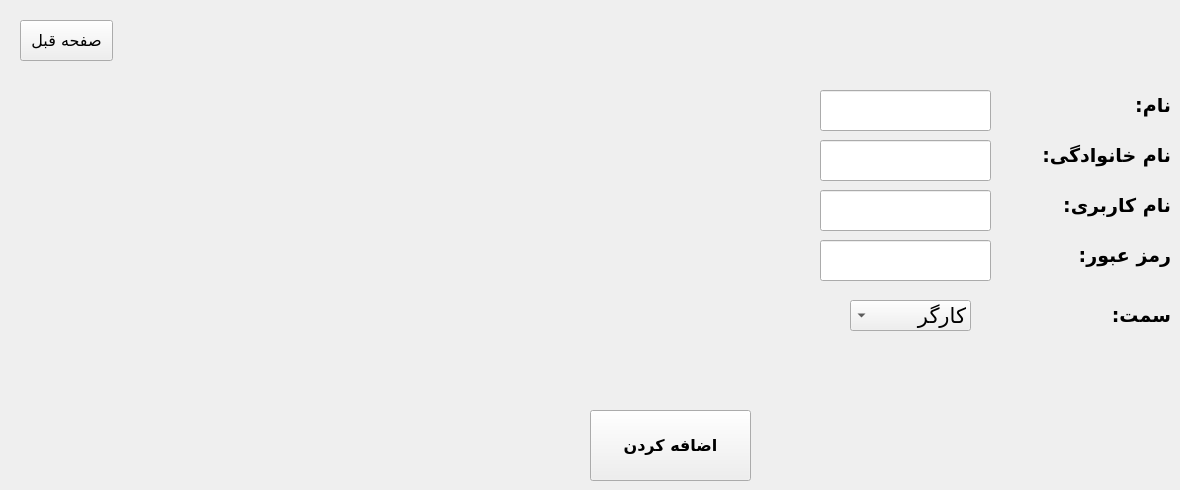
      <widget class="QWidget" name="tab_12">
       <attribute name="title">
        <string>Tab 2</string>
       </attribute>
       <widget class="QLineEdit" name="new_user_fname">
        <property name="geometry">
         <rect>
          <x>820</x>
          <y>90</y>
          <width>171</width>
          <height>41</height>
         </rect>
        </property>
        <property name="font">
         <font>
          <pointsize>14</pointsize>
         </font>
        </property>
        <property name="layoutDirection">
         <enum>Qt::RightToLeft</enum>
        </property>
        <property name="locale">
         <locale language="Persian" country="Iran"/>
        </property>
       </widget>
       <widget class="QLineEdit" name="new_user_name">
        <property name="geometry">
         <rect>
          <x>820</x>
          <y>190</y>
          <width>171</width>
          <height>41</height>
         </rect>
        </property>
        <property name="font">
         <font>
          <pointsize>14</pointsize>
         </font>
        </property>
        <property name="layoutDirection">
         <enum>Qt::LeftToRight</enum>
        </property>
       </widget>
       <widget class="QLineEdit" name="new_user_password">
        <property name="geometry">
         <rect>
          <x>820</x>
          <y>240</y>
          <width>171</width>
          <height>41</height>
         </rect>
        </property>
        <property name="font">
         <font>
          <pointsize>14</pointsize>
         </font>
        </property>
        <property name="echoMode">
         <enum>QLineEdit::Password</enum>
        </property>
       </widget>
       <widget class="QLabel" name="products_details_label_6">
        <property name="geometry">
         <rect>
          <x>1020</x>
          <y>240</y>
          <width>151</width>
          <height>31</height>
         </rect>
        </property>
        <property name="font">
         <font>
          <family>Vazir</family>
          <pointsize>14</pointsize>
          <weight>75</weight>
          <bold>true</bold>
         </font>
        </property>
        <property name="text">
         <string>رمز عبور:</string>
        </property>
       </widget>
       <widget class="QLabel" name="products_details_label_5">
        <property name="geometry">
         <rect>
          <x>1020</x>
          <y>90</y>
          <width>151</width>
          <height>31</height>
         </rect>
        </property>
        <property name="font">
         <font>
          <family>Vazir</family>
          <pointsize>14</pointsize>
          <weight>75</weight>
          <bold>true</bold>
         </font>
        </property>
        <property name="text">
         <string>نام:</string>
        </property>
       </widget>
       <widget class="QLabel" name="products_details_label_4">
        <property name="geometry">
         <rect>
          <x>1020</x>
          <y>190</y>
          <width>151</width>
          <height>31</height>
         </rect>
        </property>
        <property name="font">
         <font>
          <family>Vazir</family>
          <pointsize>14</pointsize>
          <weight>75</weight>
          <bold>true</bold>
         </font>
        </property>
        <property name="text">
         <string>نام کاربری:</string>
        </property>
       </widget>
       <widget class="QLabel" name="products_details_label_7">
        <property name="geometry">
         <rect>
          <x>1020</x>
          <y>140</y>
          <width>151</width>
          <height>31</height>
         </rect>
        </property>
        <property name="font">
         <font>
          <family>Vazir</family>
          <pointsize>14</pointsize>
          <weight>75</weight>
          <bold>true</bold>
         </font>
        </property>
        <property name="text">
         <string>نام خانوادگی:</string>
        </property>
       </widget>
       <widget class="QLineEdit" name="new_user_lname">
        <property name="geometry">
         <rect>
          <x>820</x>
          <y>140</y>
          <width>171</width>
          <height>41</height>
         </rect>
        </property>
        <property name="font">
         <font>
          <pointsize>14</pointsize>
         </font>
        </property>
        <property name="locale">
         <locale language="Persian" country="Iran"/>
        </property>
       </widget>
       <widget class="QLabel" name="products_details_label_8">
        <property name="geometry">
         <rect>
          <x>1030</x>
          <y>300</y>
          <width>141</width>
          <height>31</height>
         </rect>
        </property>
        <property name="font">
         <font>
          <family>Vazir</family>
          <pointsize>14</pointsize>
          <weight>75</weight>
          <bold>true</bold>
         </font>
        </property>
        <property name="text">
         <string>سمت:</string>
        </property>
       </widget>
       <widget class="QComboBox" name="new_user_post">
        <property name="geometry">
         <rect>
          <x>850</x>
          <y>300</y>
          <width>121</width>
          <height>31</height>
         </rect>
        </property>
        <property name="font">
         <font>
          <family>B Mitra</family>
          <pointsize>16</pointsize>
         </font>
        </property>
        <property name="layoutDirection">
         <enum>Qt::RightToLeft</enum>
        </property>
        <property name="styleSheet">
         <string notr="true">border-color: rgb(103, 103, 103);</string>
        </property>
        <item>
         <property name="text">
          <string>کارگر</string>
         </property>
        </item>
        <item>
         <property name="text">
          <string>مدیر خط</string>
         </property>
        </item>
        <item>
         <property name="text">
          <string>مدیریت کارخانه</string>
         </property>
        </item>
       </widget>
       <widget class="QPushButton" name="add_user_2">
        <property name="geometry">
         <rect>
          <x>590</x>
          <y>410</y>
          <width>161</width>
          <height>71</height>
         </rect>
        </property>
        <property name="font">
         <font>
          <family>Vazir</family>
          <pointsize>12</pointsize>
          <weight>75</weight>
          <bold>true</bold>
         </font>
        </property>
        <property name="text">
         <string>اضافه کردن</string>
        </property>
       </widget>
       <widget class="QPushButton" name="prev_page_btn">
        <property name="geometry">
         <rect>
          <x>20</x>
          <y>20</y>
          <width>93</width>
          <height>41</height>
         </rect>
        </property>
        <property name="font">
         <font>
          <family>Vazir</family>
          <pointsize>12</pointsize>
         </font>
        </property>
        <property name="text">
         <string>صفحه قبل</string>
        </property>
       </widget>
       <widget class="QLabel" name="errorMessage_9">
        <property name="geometry">
         <rect>
          <x>40</x>
          <y>420</y>
          <width>521</width>
          <height>41</height>
         </rect>
        </property>
        <property name="font">
         <font>
          <family>B Titr</family>
          <pointsize>12</pointsize>
         </font>
        </property>
        <property name="text">
         <string/>
        </property>
       </widget>
      </widget>
